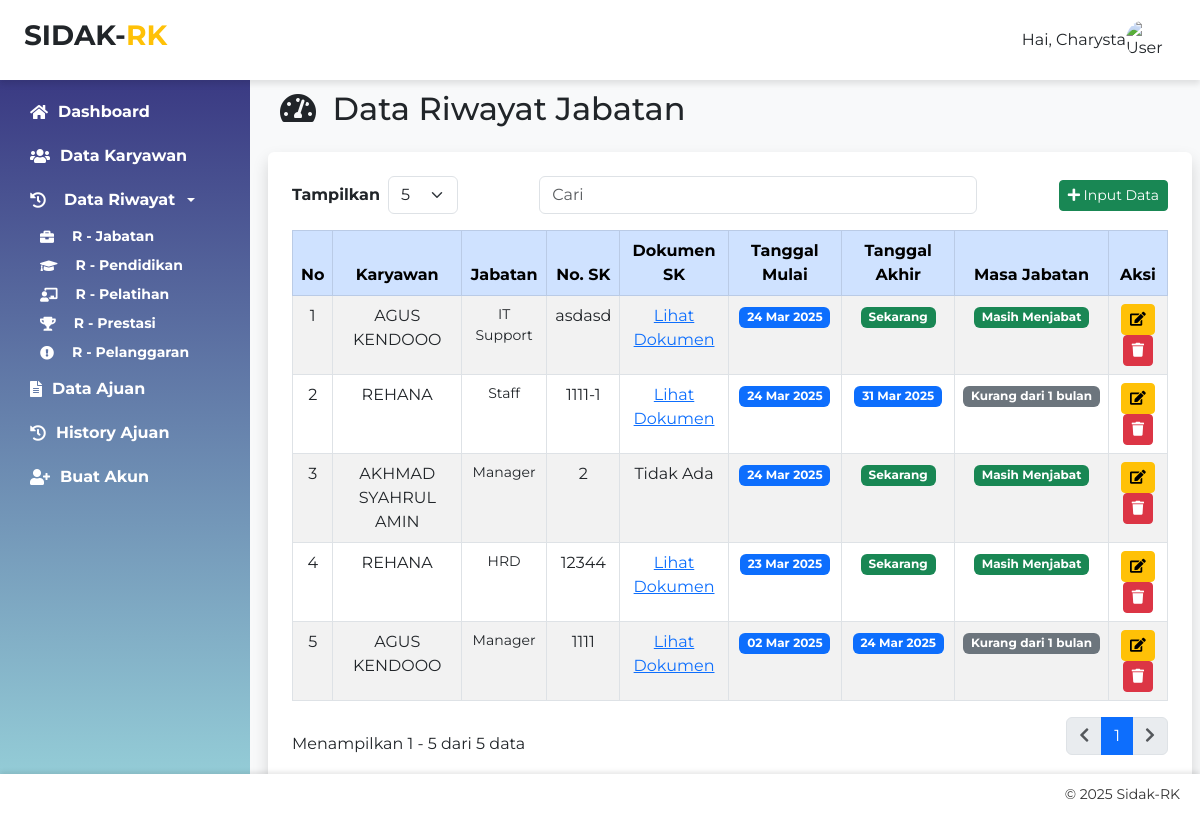
Page /data-riwayat-jabatan/ on the committed database.
### sidak_app/models.py (models this page shows, shortened)
class RiwayatJabatan(models.Model):
    karyawan = models.ForeignKey(Karyawan, on_delete=models.CASCADE, related_name="riwayat_jabatan")
    jabatan = models.CharField(max_length=100)
    no_sk = models.CharField(max_length=50, unique=True)
    dokumen_sk = models.FileField(upload_to="dokumen/riwayat_jabatan/", blank=True, null=True)
    tanggal_mulai = models.DateField()
    tanggal_akhir = models.DateField(blank=True, null=True)
    class Meta:
        ordering = ["-tanggal_mulai"]
    @property
    def masa_jabatan(self):
        akhir = self.tanggal_akhir if self.tanggal_akhir else date.today()
        delta = akhir - self.tanggal_mulai
        tahun = delta.days // 365
        bulan = (delta.days % 365) // 30
        return f"{tahun} tahun {bulan} bulan" if tahun or bulan else "Kurang dari 1 bulan"

class Karyawan(models.Model):
    STATUS_KARYAWAN = [
        ('Aktif', 'Aktif'),
        ('Tidak Aktif', 'Tidak Aktif'),
    ]
    JENIS_KELAMIN = [
        ('Laki-laki', 'Laki-laki'),
        ('Perempuan', 'Perempuan'),
    ]
    nama = models.CharField(max_length=255)
    jabatan = models.CharField(max_length=100)
    nik = models.CharField(max_length=20, unique=True)
    no_induk_karyawan = models.CharField(max_length=50, unique=True)
    npwp = models.CharField(max_length=30, blank=True, null=True)
    no_bpjs = models.CharField(max_length=30, blank=True, null=True)
    jenis_kelamin = models.CharField(max_length=15, choices=JENIS_KELAMIN)
    tempat_lahir = models.CharField(max_length=100)
    tanggal_lahir = models.DateField(blank=True, null=True)
    umur = models.CharField(max_length=50, null=True, blank=True)
    alamat = models.TextField()
    status_karyawan = models.CharField(max_length=15, choices=STATUS_KARYAWAN, default='Aktif')
    tanggal_masuk = models.DateField()
    tanggal_keluar = models.DateField(blank=True, null=True)
    foto_profile = models.ImageField(upload_to='img/profile/', blank=True, null=True)

### sidak_app/views.py (the view, shortened to what this page needs)
# urls.py: path('data-riwayat-jabatan/', views.data_riwayat_jabatan, name='data_riwayat_jabatan'),
def data_riwayat_jabatan(request):
    data_riwayat_jabatan = RiwayatJabatan.objects.all().order_by("-tanggal_mulai")  # Urutkan dari terbaru
    karyawan_list = Karyawan.objects.all()
    daftar_jabatan = ["Manager", "Supervisor", "Staff", "Admin", "HRD", "IT Support"]
    return render(request, "views/admin/form_riwayat/data_riwayat_jabatan.html", {
        "karyawan_list": karyawan_list,
        "data_riwayat_jabatan": data_riwayat_jabatan,
        "daftar_jabatan": daftar_jabatan,
    })

### templates/views/admin/form_riwayat/data_riwayat_jabatan.html (shortened to what this page needs)
{% extends "base_template.html" %}
{% load static %}
{% block content %}
<h2 class="mb-4"><i class="fas fa-tachometer-alt me-2"></i> Data Riwayat Jabatan</h2>
<div class="container bg-white p-4 rounded shadow">
    <div class="d-flex flex-column flex-md-row justify-content-between align-items-center mb-3">
        <div class="d-flex align-items-center mb-2 mb-md-0">
            <label for="entries" class="me-2 fw-bold">Tampilkan</label>
            <select id="entries" class="form-select w-auto">
                <option value="5">5</option>
            </select>
        </div>
        <div class="input-group w-50 mb-2 mb-md-0">
            <input type="text" id="searchInput" class="form-control" placeholder="Cari">
        </div>
        <button class="btn btn-success btn-sm" onclick="openModal()">
            <i class="fa fa-plus"></i> Input Data
        </button>
    </div>
    <table class="table table-bordered table-striped text-center" id="dataTable">
        <thead class="table-primary">
            <tr>
                <th>No</th>
                <th>Karyawan</th>
                <th>Jabatan</th>
                <th>No. SK</th>
                <th>Dokumen SK</th>
                <th>Tanggal Mulai</th>
                <th>Tanggal Akhir</th>
                <th>Masa Jabatan</th>
                <th>Aksi</th>
            </tr>
        </thead>
        <tbody>
            {% if data_riwayat_jabatan %}
            {% for item in data_riwayat_jabatan %}
            <tr>
                <td>{{ forloop.counter }}</td>
                <td>{{ item.karyawan.nama }}</td>
                <td class="small">{{ item.jabatan }}</td>
                <td>{{ item.no_sk }}</td>
                <td>
                    {% if item.dokumen_sk %}
                    <a href="#" data-bs-toggle="modal" data-bs-target="#modalDokumen{{ forloop.counter }}">
                        Lihat Dokumen
                    </a>
                    {% else %}
                    Tidak Ada
                    {% endif %}
                </td>
                <td>
                    <span class="badge bg-primary">{{ item.tanggal_mulai|date:"d M Y" }}</span>
                </td>
                <td>
                    {% if item.tanggal_akhir %}
                    <span class="badge bg-primary">{{ item.tanggal_akhir|date:"d M Y" }}</span>
                    {% else %}
                    <span class="badge bg-success">Sekarang</span>
                    {% endif %}
                </td>
                <td>
                    {% if not item.tanggal_akhir %}
                    <span class="badge bg-success">Masih Menjabat</span>
                    {% else %}
                    <span class="badge bg-secondary">{{ item.masa_jabatan }}</span>
                    {% endif %}
                </td>
                <td>
                    <button class="btn btn-warning btn-sm btn-edit" data-id="{{ item.id }}"
                        data-karyawan="{{ item.karyawan.id }}" data-jabatan="{{ item.jabatan }}"
                        data-no_sk="{{ item.no_sk }}" data-tanggal_mulai="{{ item.tanggal_mulai }}"
                        data-tanggal_akhir="{{ item.tanggal_akhir }}">
                        <i class="fa fa-edit"></i>
                    </button>
                    <button class="btn btn-danger btn-sm btn-delete" data-id="{{ item.id }}">
                        <i class="fa fa-trash"></i>
                    </button>
                </td>
            </tr>
            {% endfor %}
            {% else %}
            <tr>
                <td colspan="7">Tidak ada data</td>
            </tr>
            {% endif %}
        </tbody>
    </table>
    <div class="d-flex justify-content-between align-items-center">
        <span id="tableInfo"></span>
        <nav>
            <ul class="pagination" id="pagination"></ul>
        </nav>
    </div>
</div>
<link href="https://cdnjs.cloudflare.com/ajax/libs/select2/4.0.13/css/select2.min.css" rel="stylesheet" />
{% endblock %}

### static/css/base_template.css (style rules this page uses)
body { font-family: 'Montserrat', sans-serif; background-color: #f8f9fa; }

### rows in the picture
RiwayatJabatan: karyawan.nama "AGUS KENDOOO", jabatan "IT Support", no_sk "asdasd", tanggal_mulai "24 Mar 2025", shows "Sekarang", shows "Masih Menjabat"
RiwayatJabatan: karyawan.nama "REHANA", jabatan "Staff", no_sk "1111-1", tanggal_mulai "24 Mar 2025", tanggal_akhir "31 Mar 2025", masa_jabatan "Kurang dari 1 bulan"
RiwayatJabatan: karyawan.nama "AKHMAD SYAHRUL AMIN", jabatan "Manager", no_sk "2", dokumen_sk "Tidak Ada", tanggal_mulai "24 Mar 2025", shows "Sekarang", shows "Masih Menjabat"
RiwayatJabatan: karyawan.nama "REHANA", jabatan "HRD", no_sk "12344", tanggal_mulai "23 Mar 2025", shows "Sekarang", shows "Masih Menjabat"
RiwayatJabatan: karyawan.nama "AGUS KENDOOO", jabatan "Manager", no_sk "1111", tanggal_mulai "02 Mar 2025", tanggal_akhir "24 Mar 2025", masa_jabatan "Kurang dari 1 bulan"
